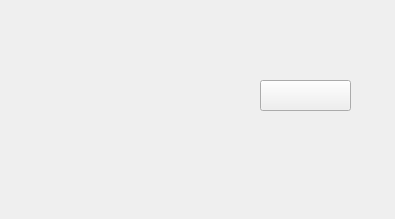
<ui version="4.0" >
 <author></author>
 <comment></comment>
 <exportmacro></exportmacro>
 <class>SFLPhoneWindow</class>
 <widget class="QMainWindow" name="SFLPhoneWindow" >
  <property name="geometry" >
   <rect>
    <x>0</x>
    <y>0</y>
    <width>395</width>
    <height>219</height>
   </rect>
  </property>
  <property name="sizePolicy" >
   <sizepolicy>
    <hsizetype>0</hsizetype>
    <vsizetype>0</vsizetype>
    <horstretch>0</horstretch>
    <verstretch>0</verstretch>
   </sizepolicy>
  </property>
  <property name="windowTitle" >
   <string>MainWindow</string>
  </property>
  <widget class="QWidget" name="centralWidget" >
   <widget class="QPushButton" name="pushButton" >
    <property name="geometry" >
     <rect>
      <x>260</x>
      <y>80</y>
      <width>91</width>
      <height>31</height>
     </rect>
    </property>
    <property name="text" >
     <string/>
    </property>
   </widget>
   <widget class="QLabel" name="label" >
    <property name="geometry" >
     <rect>
      <x>0</x>
      <y>0</y>
      <width>395</width>
      <height>219</height>
     </rect>
    </property>
    <property name="text" >
     <string/>
    </property>
    <property name="pixmap" >
     <pixmap resource="sflphone.qrc" >:/images/images/main.png</pixmap>
    </property>
   </widget>
  </widget>
 </widget>
 <pixmapfunction></pixmapfunction>
 <resources>
  <include location="sflphone.qrc" />
 </resources>
 <connections/>
</ui>
